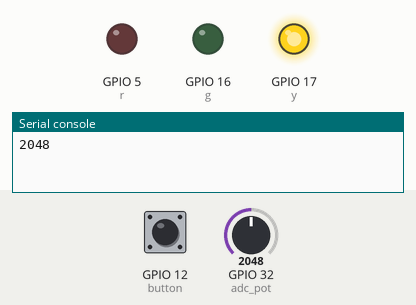
Simulated run of this program. Board: ESP32 board running MicroPython. Parts: output pins drawn as LEDs (lit = HIGH), the last lines printed to the serial console. Inputs (shaded band) come from the test bench; at power-on: GPIO 32 (adc_pot) = 2048, GPIO 12 (button) LOW (analog values on the 0–4095 scale).

Above: at 0.05 s.
1.3 s: GPIO 32 (adc_pot) set to 3040
At 3.2 s:
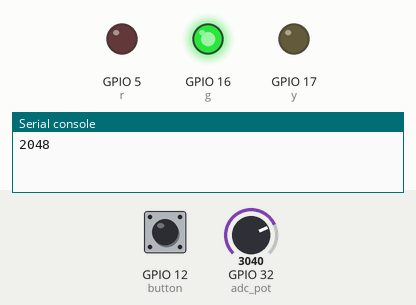
8.5 s: GPIO 32 (adc_pot) set to 2960
13.0 s: GPIO 12 (button) pulled HIGH for 3 s
At 14.15 s:
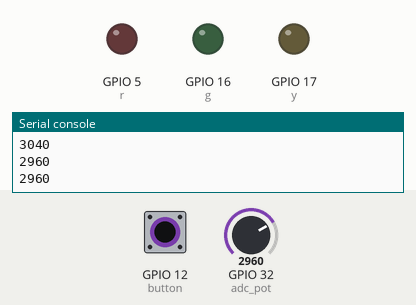
At 16.7 s:
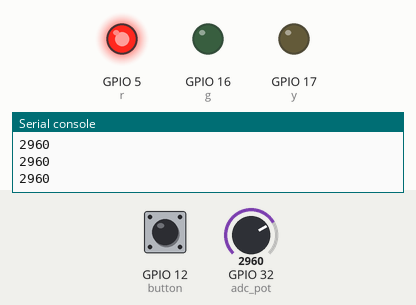
17.5 s: GPIO 32 (adc_pot) set to 3603
Timing chart, 0 to 25.5 s (numbered marks = the images above; inputs shaded):
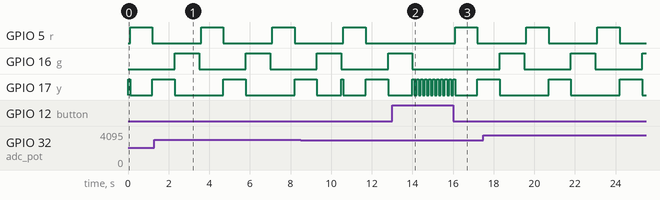

Measured:
- after the input at 13.0 s, GPIO 16 (g): goes on until 14.0 s, then stays LOW
- by itself, GPIO 5 (r), GPIO 17 (y): alternates HIGH for 1.1 s and LOW for 2.4 s
- by itself, GPIO 16 (g): alternates HIGH for 1.2 s and LOW for 2.3 s

The program:

fleveringsopgave3_oevelse2_blink_LED_med_ADC_og_Potentiometer.py
```python
# Importere Pin og ADC klasserne fra machine modulet
from machine import Pin, ADC
# Importere sleep_ms fra time modulet
from time import sleep

# Følgende er til Lyskryds komponentet:
# Instantierer et Pin objekt med navnet r (rød) på pin 5, sat som OUTput, og værdien 0 (slukket)
r = Pin(5, Pin.OUT, value=0)
# Instantierer et Pin objekt med navnet g (grøn) på pin 16, sat som OUTput, og værdien 0 (slukket)
g = Pin(16, Pin.OUT, value=0)
# Instantierer et Pin objekt med navnet y (yellow) på pin 17, sat som OUTput, og værdien 0 (slukket)
y = Pin(17, Pin.OUT, value=0)

# Følgende er til potentiometer komponentet:
# Instantierer et ADC objekt med navnet pot på pin 32
adc_pot = ADC(Pin(32))
# Attenuationen sættes til 11DB med maximum tilladt spænding på 3.6 volt
adc_pot.atten(ADC.ATTN_11DB)
# Opløsningen sættes til 12BIT (4096)
adc_pot.width(ADC.WIDTH_12BIT)

# button instantieres som et Pin objekt på pin 12 og tager et digitalt input da værdierne 0 og 1 er tilstrækkelige
# da knappen alligevel kun har 2 mulige stadier (trykket eller ikke trykket)
button = Pin(12, Pin.IN)

# Her startes en uendelig while løkke som altid er True
while True:
    # Alt der er indrykket til dette niveau køres igen og igen i samme kodeblok

    # pot_val variablen sættes til at indeholde ADC værdien fra adc_pot ved hjælp af read() metoden fra ADC klassen
    pot_val = adc_pot.read()
    # printer værdien af pot_val
    print(pot_val)

    # button_val variablen får værdien som knappen har
    button_val = button.value()

    # if sætning der er sand hvis pot_val er mindre end 500
    if pot_val < 500:
        # sætter grøn og gul LED til 0 (slukket)
        g.value(0)
        y.value(0)
        # sætter rød LED til at skifte til dens modsatte værdi (fra tændt til slukket eller omvendt)
        r.value(not r.value())
        sleep(0.1)
    # elif sætning der er sand hvis pot_val er større end 1500 og (and) mindre end 3000
    elif pot_val > 1500 and pot_val < 3000:
        # sætter rød og grøn LED til 0 (slukket)
        r.value(0)
        g.value(0)
        # sætter gul LED til at skifte til dens modsatte værdi (fra tændt til slukket eller omvendt)
        y.value(not y.value())
        # venter 0.1 sekund
        sleep(0.1)
    # elif sætning der er sand hvis pot_val er større end 3000
    elif pot_val > 3000:
        # sætter rød og gul LED til 0 (slukket)
        r.value(0)
        y.value(0)
        # sætter grøn LED til at skifte til dens modsatte værdi (fra tændt til slukket eller omvendt)
        g.value(not g.value())
        # venter 0.1 sekund
        sleep(0.1)

     # elif sætning der er sand hvis button_val er mindre end 1
    if button_val < 1:
       #slukker alle LED'er undtagen rød
       r.value(1)
       y.value(0)
       g.value(0)
       # venter 1.1 sekund
       sleep(1.1)

       #slukker alle LED'er undtagen gul
       r.value(0)
       y.value(1)
       g.value(0)
       sleep(1.1)

       #slukker alle LED'er undtagen grøn
       r.value(0)
       y.value(0)
       g.value(1)
       # venter 1.1 sekund
       sleep(1.1)
    # hvis button_val if sætningens betingelse er falsk så gøre dette
    else:
        # sluk alle LED'er
        r.value(0)
        g.value(0)
        y.value(0)

    # venter 0.1 sekund mellem hver omgang while løkken køres
    sleep(0.1)
```
